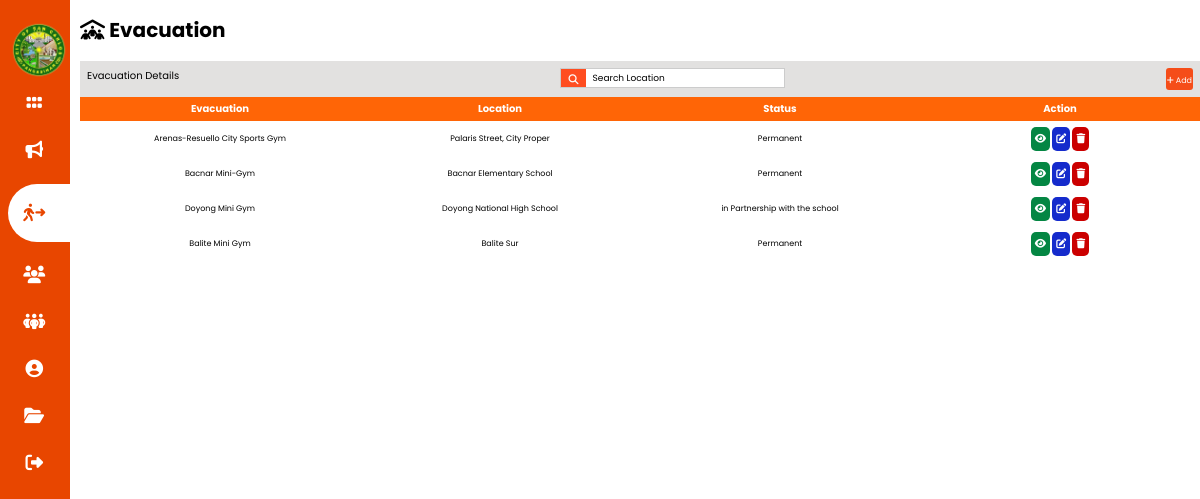
Screenshot of /admin/admin/evacuationsearch.php (signed in) with the database file from the repository.
### tables this page shows
CREATE TABLE `evacuations` (
  `id` int(11) NOT NULL,
  `name` varchar(355) NOT NULL,
  `location` varchar(255) NOT NULL,
  `point_person` varchar(150) NOT NULL,
  `number` varchar(30) NOT NULL,
  `status` varchar(30) NOT NULL
);

### admin/admin/evacuationsearch.php (the view, shortened to what this page needs)
<?php
include_once("connections/session.php");
$search = $_GET['search'];
$sql = "SELECT * FROM evacuations WHERE name LIKE '%$search%' || location LIKE '%$search%' || status LIKE '%$search%' ORDER BY id ASC";
$area = $conn->query($sql) or die($conn->error);
$row = $area->fetch_assoc();
?>
<!DOCTYPE html>
<html lang="en">
<head>
    <link rel="stylesheet" href="css/nav.css">
    <link rel="stylesheet" href="css/tables.css">
</head>
<body>
    <div class="sidebar">
        <div class="side-brand">
        <img src="img/scclogo.png" alt="">
        </div>
        <div class="side-menu">
            <ul>
            <li>
                    <a href="dashboard.php"><i class="fa-solid fa-grip"></i>
                    </a>
                </li>
                <li>
                    <a href="announce.php"><i class="fa-solid fa-bullhorn"></i>
                    </a>
                </li>
                <li>
                    <a href="evacuation.php" class="active"><i class="fa-solid fa-person-walking-arrow-right"></i>
                    </a>
                </li>
                <li>
                    <a href="user.php"><i class="fa-solid fa-users"></i>
                    </a>
                </li>
                <li>
                    <a href="sub_admin.php"><i class="fa-solid fa-people-group"></i>
                    </a>
                </li>
                <li>
                    <a href="admin.php"><i class="fa-solid fa-circle-user"></i>
                    </a>
                </li>
                <li>
                    <a href="report.php"><i class="fa-solid fa-folder-open"></i>
                    </a>
                </li>
                <li>
                    <a href="logout.php"><i class="fa-solid fa-right-from-bracket"></i>
                    </a>
                </li>
            </ul>
        </div>
    </div>
    <div class="main-content">
        <header>
            <div class="header-title">
                <h1>
                <i class="fa-solid fa-people-roof"></i>
                Evacuation
                </h1>
            </div>
        </header>
        <div class="grid">
            <br>
            <div class="table">
        <div class="header">
            <p>Evacuation Details</p>
            <form action="evacuationsearch.php" method="get">
            <div class="search">
            <button type="submit"><i class="fa-solid fa-magnifying-glass"></i></button>
                <input type="search" name="search" id="search" placeholder="Search Location">
            </div>
            </form>
            <div class="add">
                <button><a href="evacuationadd.php"><i class="fa-solid fa-plus"></i> Add</a></button>
            </div>
        </div>
        <div class="table">
            <table>
                <thead>
                    <tr>
                    <th>Evacuation</th>
                    <th>Location</th>
                    <th>Status</th>
                    <th>Action</th>
                    </tr>
                </thead>
                <tbody>
                <?php do{ ?>
                <tr>
                    <td><?php echo $row['name'];?></td>
                    <td><?php echo $row['location'];?></td>
                    <td><?php echo $row['status'];?></td>
                    <td>
                        <button class="buttons" ><a href="evacuationdetails.php?ID=<?php echo $row['id'];?>"><i class="fa-solid fa-eye"></i></a></button>
                        <button class="buttons"><a href="evacuationupdate.php?ID=<?php echo $row['id'];?>"><i class="fa-solid fa-pen-to-square"></i></a></button>
                        <button class="buttons" type="submit" name="delete"><a href="evacuationdelete.php?id=<?php echo $row['id'];?>"><i class="fa-solid fa-trash"></i></a></button>
                    </td>
                </tr>
                <?php }while($row = $area->fetch_assoc()) ?>
               </tbody>
            </table>
        </div>
    </div>
    </div>
    </div>
</body>
</html>

### admin/admin/css/nav.css (style rules this page uses)
:root { --main-color: #e84600; --color-dark: #000000; --text-white: #ffffff; --color-grey: #b1b1b3; }
* { padding: 0; margin: 0; box-sizing: border-box; list-style: none; text-decoration: none; font-family: 'Poppins', sans-serif; }
.sidebar { width: 320px; position: fixed; left: 0; top: 0; height: 100%; background: var(--main-color); font-family: 'Fredoka One', cursive; }
.side-brand { height: 90px; padding-left: 1rem 0rem 1rem 2rem; }
.side-brand img { align-items: center; margin-top: 20px; width: 130px; height: 130px; margin-left: 4.5rem; }
.side-menu { margin-top: 80px; }
.side-menu li { width: 100%; margin-bottom: 1.3rem; padding-left: 1.5rem; }
.side-menu a { padding-left: 1.5rem; display: block; color: var(--text-white); font-size: 1.1rem; text-decoration: none !important; }
.side-menu a i { padding-right: 0.6rem; }
.side-menu a.active { background: var(--text-white); padding-top: 1rem; padding-bottom: 1rem; color: var(--main-color); border-radius: 30px 0px 0px 30px; }
.main-content { margin-left: 340px; margin-top: 15px; }
@media only screen and (max-width: 1200px) { .sidebar { width: 70px; } }
@media only screen and (max-width: 1200px) { .side-brand img { margin-top: 20px; width: 60px; height: 60px; margin-left: 0; } }
@media only screen and (max-width: 1200px) { .sidebar .side-brand, .sidebar li { padding-left: 0.5rem; text-align: center; } }
@media only screen and (max-width: 1200px) { .sidebar li a { padding-left: 0rem; } }
@media only screen and (max-width: 1200px) { .side-menu { margin-top: 0rem; } }
@media only screen and (max-width: 1200px) { .main-content { margin-left: 5rem; font-size: 10px; position: fixed; } }

### rows the page displays
evacuations: name "Arenas-Resuello City Sports Gym", location "Palaris Street, City Proper", status "Permanent"
evacuations: name "Bacnar Mini-Gym", location "Bacnar Elementary School", status "Permanent"
evacuations: name "Doyong Mini Gym", location "Doyong National High School", status "in Partnership with the school"
evacuations: name "Balite Mini Gym", location "Balite Sur", status "Permanent"
